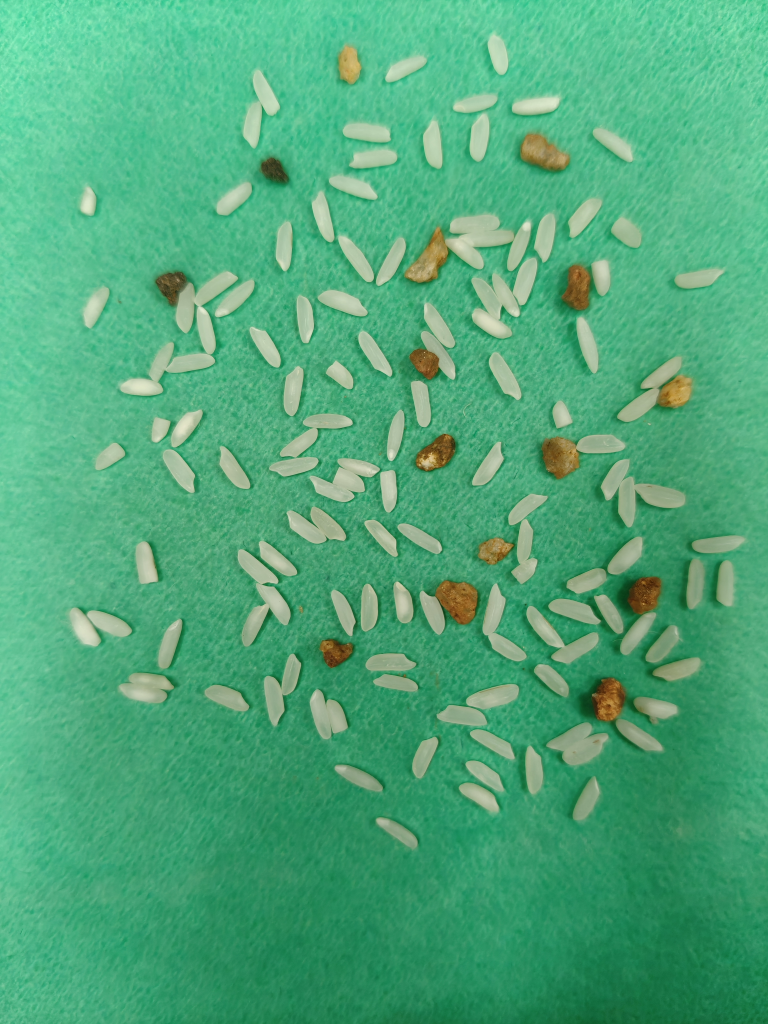
#> input picture data/rice_count/test/115 whole, 15 broken , 15 stones(1).jpg, 3072 x 4096 px (shown at 1/4 size)
$ python rice_labeler.py '../data/rice_count/test/115 whole, 15 broken , 15 stones(1).jpg'   (older library calls are emulated)
#> lines starting #> are read from the running program, lines starting #| are printed output that depends on the picture; after the words box and inside, x2 and y2 are one past the last pixel; in counts of white or black regions, pixels touching at a corner belong together
#> in label_image, im is the input picture: shape (4096, 3072, 3); mean B, G, R 122.5, 168.2, 79.1
"""
Classical auto-labeler for rice (pale) + foreign matter (brown/dark) on a green sheet.

v2 - touching / overlapping grains are separated with a *shape-aware* splitter
instead of KMeans on pixel coordinates.

Why KMeans failed
-----------------
KMeans uses round clusters, but a rice grain is a long thin ellipse, so on a clump
of elongated grains it cuts ACROSS grains.  And k = area / single-grain-area is
only a rough guess (overlapping grains hide area, broken grains are small).

What this version does
----------------------
1. Learn the grain size/shape (length, width, area) from the isolated grains of the
   SAME image, so there are no hand-tuned pixel sizes.
2. A connected component that already looks like one grain is kept as it is.
3. Otherwise fit k ELONGATED ellipses (fixed width, free position / angle / length)
   to the clump with EM, for k = 1, 2, 3 ...  The smallest k whose ellipses cover the
   clump without overshooting it wins; every pixel goes to its most likely ellipse.
4. The cut lines are snapped to the real seams / grain outlines with a
   marker-controlled watershed, and neighbouring pieces that together still look
   like ONE grain are merged back (cures over-splitting).

Same API as before:  im, inst, ref = label_image(path)   ->  inst = [(bool_mask, 'rice'|'foreign')]
Run `python rice_labeler.py photo1.jpg photo2.jpg` to get overlays (ov1.jpg, ...).
If the file name looks like "115_whole__15_broken___15_stones.jpg" the expected
counts are parsed and a warning is printed when the prediction differs
(handy for flagging bad proxy labels for manual review).
"""
import cv2
import numpy as np
from skimage.segmentation import watershed

# --------------------------------------------------------------------------- #
# 1. colour segmentation (unchanged logic from the original script)
# --------------------------------------------------------------------------- #

def segment_colour(im):
    """Return (stone_mask, rice_mask) as uint8 {0,1} arrays."""
    hsv = cv2.cvtColor(im, cv2.COLOR_BGR2HSV)
#> hsv: shape (1638, 1229, 3); mean H, S, V 72, 142.9, 168.6
    h, s, v = [x.astype(np.int32) for x in cv2.split(hsv)]
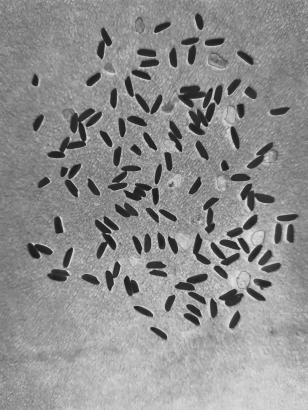
#> s: shape (1638, 1229) int32 (shown at 1/4 size); min 25, max 255, mean 142.9
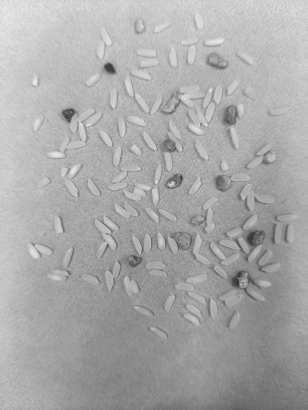
#> v: shape (1638, 1229) int32 (shown at 1/4 size); min 42, max 240, mean 168.6

    green = (h > 55) & (h < 100) & (s > 90)
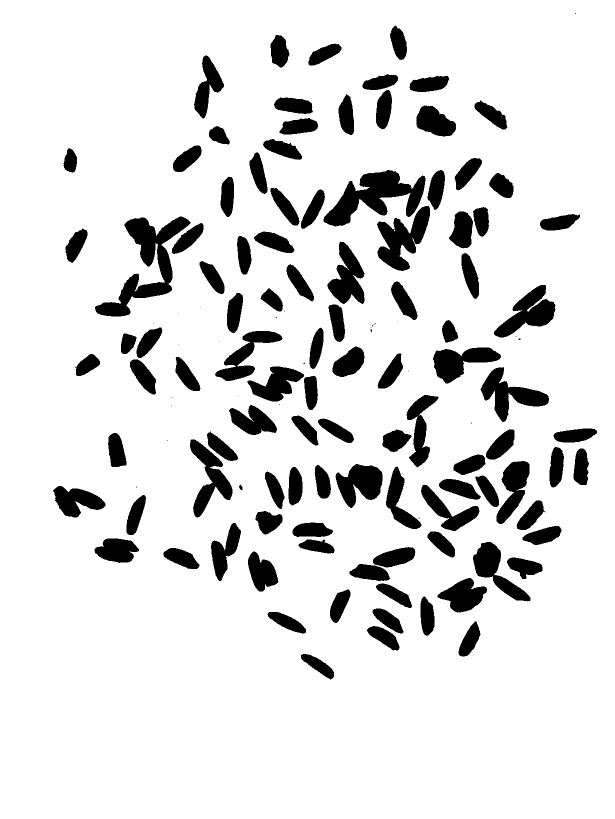
#> green: shape (1638, 1229) bool (shown at 1/2 size); 87.6% white; 130 black regions (26 under 20 px), largest, box (x1, y1, x2, y2) and area: (190, 433, 381, 633) 11708, (647, 340, 851, 453) 10428, (754, 412, 860, 542) 6749
    fg = ~green
    # stone pixels: orange/tan hue (rice hue is greenish-white) OR very dark
    stone_px = fg & (((h <= 36) & (s > 70)) | (v < 110))
#> stone_px: shape (1638, 1229) bool; 1.7% white; 40 white regions (23 under 20 px), largest, box (x1, y1, x2, y2) and area: (696, 928, 765, 999) 3459, (648, 364, 719, 453) 3038, (866, 699, 927, 767) 3007
    stone = stone_px.astype(np.uint8)
    stone = cv2.morphologyEx(stone, cv2.MORPH_CLOSE, np.ones((9, 9), np.uint8))
#> stone: shape (1638, 1229); values 0 (black) and 1 (white), 1.7% white; 33 white regions (16 under 20 px), largest, box (x1, y1, x2, y2) and area: (696, 928, 765, 999) 3540, (648, 364, 719, 453) 3054, (866, 699, 927, 767) 3023
    stone = cv2.morphologyEx(stone, cv2.MORPH_OPEN, np.ones((5, 5), np.uint8))
#> stone: shape (1638, 1229); values 0 (black) and 1 (white), 1.7% white; 16 white regions, largest, box (x1, y1, x2, y2) and area: (696, 929, 765, 999) 3533, (648, 365, 718, 452) 3046, (867, 700, 926, 766) 3011
    stone_d = cv2.dilate(stone, np.ones((7, 7), np.uint8))
#> stone_d: shape (1638, 1229); values 0 (black) and 1 (white), 2.2% white; 16 white regions, largest, box (x1, y1, x2, y2) and area: (693, 926, 768, 1002) 4403, (645, 362, 721, 455) 4024, (864, 697, 929, 769) 3797

    rice = (fg & (stone_d == 0))
#> rice: shape (1638, 1229) bool; 10.6% white; 129 white regions (32 under 20 px), largest, box (x1, y1, x2, y2) and area: (190, 433, 381, 633) 9888, (714, 340, 851, 434) 7120, (754, 412, 860, 542) 6749
    # Rice is BRIGHT and unsaturated.  The yellow-green fringe that surrounds a stone
    # (stone/sheet colour blend) is darker and more saturated -> reject it here.
    core = rice & (s < 80)
#> core: shape (1638, 1229) bool; 10.3% white; 105 white regions (9 under 20 px), largest, box (x1, y1, x2, y2) and area: (191, 434, 381, 633) 9633, (715, 341, 851, 434) 6935, (755, 412, 860, 542) 6611
    if core.sum() > 1000:
        v_rice = np.median(v[core])
#> v_rice = 186
        rice &= (v > 0.78 * v_rice)
#> rice: shape (1638, 1229) bool; 10.5% white; 134 white regions (38 under 20 px), largest, box (x1, y1, x2, y2) and area: (190, 433, 381, 633) 9881, (714, 340, 851, 434) 7115, (754, 412, 860, 542) 6735
    rice = rice.astype(np.uint8)
    rice = cv2.morphologyEx(rice, cv2.MORPH_OPEN, np.ones((5, 5), np.uint8))
#> rice: shape (1638, 1229); values 0 (black) and 1 (white), 10.4% white; 97 white regions, largest, box (x1, y1, x2, y2) and area: (191, 433, 380, 633) 9857, (717, 340, 851, 433) 7090, (755, 412, 860, 542) 6720
    rice = cv2.morphologyEx(rice, cv2.MORPH_CLOSE, np.ones((5, 5), np.uint8))
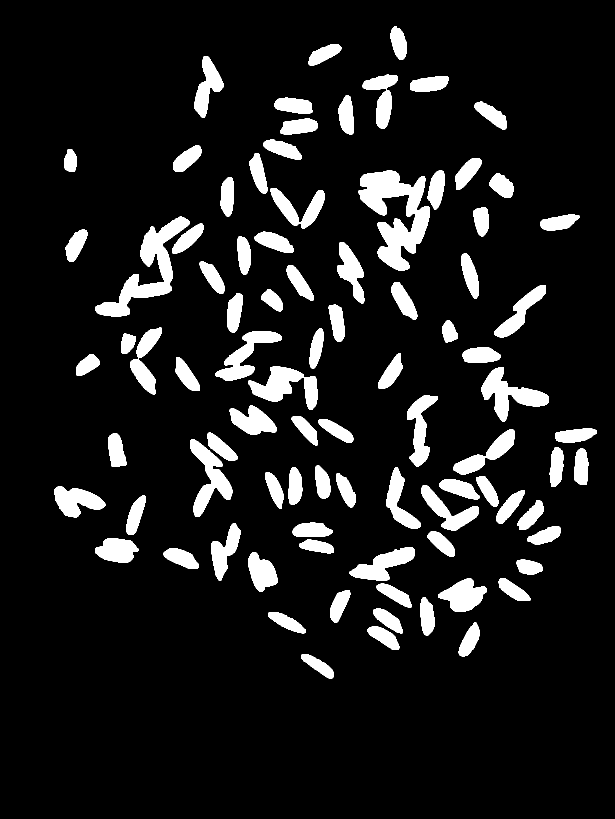
#> rice: shape (1638, 1229) (shown at 1/2 size); values 0 (black) and 1 (white), 10.5% white; 89 white regions, largest, box (x1, y1, x2, y2) and area: (717, 340, 860, 542) 14009, (191, 433, 380, 633) 10024, (962, 735, 1098, 843) 5699
    return stone, rice


# --------------------------------------------------------------------------- #
# 2. grain model learned from isolated grains
# --------------------------------------------------------------------------- #

class GrainModel:
    """Typical single (whole) grain: area, length, width and PCA std-devs."""

    def __init__(self, area, length, width, sig_l, sig_w):
        self.area, self.length, self.width = area, length, width
        self.sig_l, self.sig_w = sig_l, sig_w


def _largest_contour(mask_u8):
    cnts, _ = cv2.findContours(mask_u8, cv2.RETR_EXTERNAL, cv2.CHAIN_APPROX_SIMPLE)
    return max(cnts, key=cv2.contourArea) if cnts else None


def _shape_stats(mask_bool):
    """area, solidity, (long, short) side of min-area rect."""
    m8 = mask_bool.astype(np.uint8)
    c = _largest_contour(m8)
    if c is None or len(c) < 5:
        return 0, 0.0, 0.0, 0.0
    area = float(mask_bool.sum())
    hull = max(cv2.contourArea(cv2.convexHull(c)), 1.0)
    solidity = cv2.contourArea(c) / hull
    (_, _), (rw, rh), _ = cv2.minAreaRect(c)
    return area, solidity, max(rw, rh), min(rw, rh)


def learn_grain_model(comps, min_area):
    """comps: list of boolean masks (cropped) of connected components."""
    rows = []
    for m in comps:
        area, sol, L, W = _shape_stats(m)
        if area < min_area or W < 1:
            continue
        if sol > 0.95 and 2.2 < L / W < 6.5:
            ys, xs = np.nonzero(m)
            ev = np.linalg.eigvalsh(np.cov(np.c_[xs, ys].T))
            rows.append((area, L, W, np.sqrt(ev[1]), np.sqrt(ev[0])))
    if len(rows) >= 5:
        r = np.array(rows)
        # whole grains = the longer isolated ones (broken grains are shorter)
        keep = r[r[:, 1] >= 0.9 * np.percentile(r[:, 1], 75)]
        if len(keep) < 3:
            keep = r
        med = np.median(keep, axis=0)
        return GrainModel(*med)
    # fallback: no isolated grains found -> use smaller components
    areas = np.array(sorted(float(m.sum()) for m in comps if m.sum() >= min_area))
    a = float(np.median(areas[:max(1, int(len(areas) * 0.6))]))
    W = np.sqrt(a / (3.6 * 0.785))
    L = 3.6 * W
    return GrainModel(a, L, W, L / 3.6 * 0.9, W / 3.6 * 0.9)


# --------------------------------------------------------------------------- #
# 3. "does this piece look like one grain?"
# --------------------------------------------------------------------------- #

def single_grain_badness(mask_bool, g, scale=1.0):
    """0 = looks like one grain; grows when it is too big / wide / concave / tiny."""
    area, sol, L, W = _shape_stats(mask_bool)
    if area == 0:
        return 10.0
    a = area / (g.area * scale * scale)
    bad = 0.0
    bad += max(0.0, a - 1.30) * 3.0                       # too big for one grain
    bad += max(0.0, 0.90 - sol) * 12.0                    # concave -> glued grains
    bad += max(0.0, W / (g.width * scale) - 1.30) * 4.0   # too wide
    bad += max(0.0, L / (g.length * scale) - 1.30) * 4.0  # too long
    bad += max(0.0, 0.15 - a) * 8.0                       # tiny crumb
    return bad


SEAM_BETA = 1.0      # weight of luminance edges when snapping cuts (0 = colour seams only)
SINGLE_OK = 0.25     # badness below this == accepted as one grain


# --------------------------------------------------------------------------- #
# 4. EM with k elongated (fixed-width) ellipses
# --------------------------------------------------------------------------- #

def _kmeanspp(pts, k, rng):
    c = [pts[rng.integers(len(pts))]]
    d2 = ((pts - c[0]) ** 2).sum(1)
    for _ in range(1, k):
        p = d2 / d2.sum() if d2.sum() > 0 else None
        c.append(pts[rng.choice(len(pts), p=p)])
        d2 = np.minimum(d2, ((pts - c[-1]) ** 2).sum(1))
    return np.array(c, float)


def _logp(pts, mu, ang, sl, sw, pi):
    """log( pi_j * N(pts | ellipse j) )  ->  array (k, N). Fully vectorised."""
    d = pts[None, :, :] - mu[:, None, :]
    c, s = np.cos(ang)[:, None], np.sin(ang)[:, None]
    u = d[..., 0] * c + d[..., 1] * s            # along the grain
    v = -d[..., 0] * s + d[..., 1] * c           # across the grain
    return (np.log(pi + 1e-12)[:, None] - np.log(sl * sw)[:, None]
            - 0.5 * ((u / sl[:, None]) ** 2 + (v / sw[:, None]) ** 2))


def _em_ellipses(pts, k, sl0, sw0, rng, iters=30):
    """Mixture of k anisotropic Gaussians ("grains") with (almost) fixed width.
    Returns the fitted parameters."""
    mu = _kmeanspp(pts, k, rng)
    for _ in range(3):                                     # a few Lloyd steps
        lab = ((pts[None] - mu[:, None]) ** 2).sum(2).argmin(0)
        for j in range(k):
            if (lab == j).any():
                mu[j] = pts[lab == j].mean(0)
    ang = np.zeros(k)
    for j in range(k):
        q = pts[lab == j]
        if len(q) > 5:
            cv = np.cov(q.T)
            ang[j] = 0.5 * np.arctan2(2 * cv[0, 1], cv[0, 0] - cv[1, 1])
    sl, sw, pi = np.full(k, sl0), np.full(k, sw0), np.full(k, 1.0 / k)

    prev = -np.inf
    for _ in range(iters):
        lp = _logp(pts, mu, ang, sl, sw, pi)
        mx = lp.max(0)
        r = np.exp(lp - mx)
        tot = r.sum(0)
        ll = float((mx + np.log(tot)).sum())
        r /= tot
        nk = r.sum(1) + 1e-9
        pi = nk / nk.sum()
        mu = (r @ pts) / nk[:, None]
        d = pts[None] - mu[:, None]
        sxx = (r * d[..., 0] ** 2).sum(1) / nk + 1e-6
        syy = (r * d[..., 1] ** 2).sum(1) / nk + 1e-6
        sxy = (r * d[..., 0] * d[..., 1]).sum(1) / nk
        ang = 0.5 * np.arctan2(2 * sxy, sxx - syy)         # major-axis direction
        root = np.sqrt(((sxx - syy) / 2) ** 2 + sxy ** 2)
        l1, l2 = (sxx + syy) / 2 + root, (sxx + syy) / 2 - root
        sl = np.clip(np.sqrt(l1), 0.45 * sl0, 1.10 * sl0)
        sw = np.clip(np.sqrt(np.maximum(l2, 1e-6)), 0.80 * sw0, 1.20 * sw0)
        if ll - prev < 1e-4 * abs(ll):
            break
        prev = ll
    return mu, ang, sl, sw, pi


def _coverage_error(shape, mu, ang, sl, sw, clump, radius=2.0):
    """How well do k fixed-shape ellipses explain the clump?
    uncovered = clump pixels outside every ellipse   (k too small -> large)
    overshoot = ellipse area outside the clump       (ellipse on nothing -> large)"""
    Hs, Ws = shape
    yy, xx = np.mgrid[:Hs, :Ws]
    g = np.c_[xx.ravel(), yy.ravel()].astype(float)
    d = g[None] - mu[:, None]
    c, s = np.cos(ang)[:, None], np.sin(ang)[:, None]
    u = d[..., 0] * c + d[..., 1] * s
    v = -d[..., 0] * s + d[..., 1] * c
    inside = ((u / sl[:, None]) ** 2 + (v / sw[:, None]) ** 2) <= radius ** 2   # (k, N)
    union = inside.any(0).reshape(shape)
    unc = (clump & ~union).sum() / max(clump.sum(), 1)
    ovs = (union & ~clump).sum() / max(union.sum(), 1)
    return unc, ovs


COVER_OK = 0.19      # uncovered + overshoot below this -> k ellipses explain the clump (isolated real grains score 0.10-0.17)


def split_clump(mask_bool, g, rng, k_max=14, restarts=6, work_len=45.0, max_pts=1400):
    """Return a label image (0 = background, 1..k) for one connected clump."""
    H, W = mask_bool.shape
    sc = min(1.0, work_len / g.length)          # a grain is ~work_len px long here
    small = cv2.resize(mask_bool.astype(np.uint8), None, fx=sc, fy=sc,
                       interpolation=cv2.INTER_NEAREST).astype(bool)
    ys, xs = np.nonzero(small)
    pts = np.c_[xs, ys].astype(float)
    fit_pts = pts if len(pts) <= max_pts else pts[rng.choice(len(pts), max_pts, replace=False)]
    sl0, sw0 = g.sig_l * sc, g.sig_w * sc
    area_est = len(pts) / (g.area * sc * sc)
    k_lo = max(1, int(np.floor(area_est / 1.5)))
    k_hi = max(k_lo, min(k_max, int(np.ceil(area_est / 0.45)) + 1))

    best = (1e9, None)
    for k in range(k_lo, k_hi + 1):
        k_best = (1e9, None)
        for _ in range(restarts if k > 1 else 1):
            mu, ang, sl, sw, pi = _em_ellipses(fit_pts, k, sl0, sw0, rng)
            unc, ovs = _coverage_error(small.shape, mu, ang, sl, sw, small)
            J = unc + ovs
            if J < k_best[0]:
                k_best = (J, (mu, ang, sl, sw, pi))
            if J < COVER_OK:
                break
        J = k_best[0] + 0.01 * k              # tiny preference for fewer grains
        if J < best[0]:
            best = (J, k_best[1])
        if k_best[0] < COVER_OK:              # smallest k that explains the clump
            best = (J, k_best[1])
            break
    mu, ang, sl, sw, pi = best[1]
    lab = _logp(pts, mu, ang, sl, sw, pi).argmax(0)
    L = np.zeros(small.shape, np.int32)
    L[ys, xs] = lab + 1
    L = _clean_labels(L)
    L_full = cv2.resize(L.astype(np.float32), (W, H),
                        interpolation=cv2.INTER_NEAREST).astype(np.int32)
    L_full[~mask_bool] = 0
    return L_full


def _clean_labels(L):
    """Keep the biggest connected piece of every label; give stray pixels to a neighbour."""
    out = np.zeros_like(L)
    for j in np.unique(L):
        if j == 0:
            continue
        n, cc, st, _ = cv2.connectedComponentsWithStats((L == j).astype(np.uint8))
        if n > 1:
            big = 1 + int(np.argmax(st[1:, cv2.CC_STAT_AREA]))
            out[cc == big] = j
    stray = (L > 0) & (out == 0)
    if stray.any():
        out = watershed(np.zeros(L.shape, np.float32), out, mask=(L > 0))
    return out


# --------------------------------------------------------------------------- #
# 5. snap cuts to visible seams
# --------------------------------------------------------------------------- #

def refine_with_seams(labels, mask_bool, relief, g):
    ids = [j for j in np.unique(labels) if j]
    if len(ids) < 2:
        return labels
    r = max(1, int(round(0.18 * g.width)))
    ker = cv2.getStructuringElement(cv2.MORPH_ELLIPSE, (2 * r + 1, 2 * r + 1))
    markers = np.zeros_like(labels)
    for j in ids:
        core = cv2.erode((labels == j).astype(np.uint8), ker) > 0
        if not core.any():                      # very thin piece -> keep its centre
            core = (labels == j)
        markers[core] = j
    out = watershed(relief, markers, mask=mask_bool, compactness=0.0)
    return out


def merge_pieces(L, g, ok=SINGLE_OK, crumb=0.30):
    """Greedily re-join neighbouring pieces when together they look like ONE grain
    (fixes over-splitting), and glue crumbs (< `crumb` x grain area) to a neighbour."""
    ker = np.ones((5, 5), np.uint8)
    while True:
        ids = [j for j in np.unique(L) if j]
        if len(ids) < 2:
            return L
        masks = {j: (L == j) for j in ids}
        dil = {j: cv2.dilate(masks[j].astype(np.uint8), ker) > 0 for j in ids}
        best = None
        for a in range(len(ids)):
            for b in range(a + 1, len(ids)):
                i, j = ids[a], ids[b]
                border = int((dil[i] & masks[j]).sum())
                if border < 6:
                    continue
                union = masks[i] | masks[j]
                bad = single_grain_badness(union, g)
                small = min(masks[i].sum(), masks[j].sum()) < crumb * g.area
                if small:
                    bad = min(bad, 0.2) if union.sum() < 1.5 * g.area else bad
                if bad < ok and (best is None or bad < best[0]):
                    best = (bad, i, j)
        if best is None:
            return L
        _, i, j = best
        L[L == j] = i


# --------------------------------------------------------------------------- #
# 6. public API (same as before)
# --------------------------------------------------------------------------- #

def label_image(path, min_area=400, instance_callback=None, max_split_clusters=None,
                seed=0, use_seams=True, merge=True, return_details=False):
    im = cv2.imread(str(path))
    if im is None:
        raise ValueError(f'Could not read image: {path}')
    processing_scale = 0.4
    im = cv2.resize(im, None, fx=processing_scale, fy=processing_scale, interpolation=cv2.INTER_AREA)
    min_area = max(1, int(round(min_area * processing_scale * processing_scale)))
    stone, rice = segment_colour(im)
    rng = np.random.default_rng(seed)
    inst = []
    split_cluster_count = 0

    def emit(m, cls):
        if instance_callback:
            instance_callback(m, cls)
        else:
            inst.append((m, cls))

    # foreign matter: one instance per connected stone blob
    n, cc, stats, _ = cv2.connectedComponentsWithStats(stone)
#> cc: shape (1638, 1229) int32; 17 distinct labels, from 0 to 16
#> n = 17; stats = 17 rows, first 6: [0, 0, 1229, 1638, 1979050], [543, 75, 34, 57, 1487], [834, 215, 77, 58, 2892], [418, 253, 41, 35, 977], [648, 365, 70, 87, 3046], [899, 424, 47, 72, 2434]
    for i in range(1, n):
        if stats[i, cv2.CC_STAT_AREA] >= min_area:
            emit(cc == i, 'foreign')

    # relief for seam snapping: dark seams between grains become ridges
    lab = cv2.cvtColor(cv2.GaussianBlur(im, (0, 0), 1.5), cv2.COLOR_BGR2LAB)
#> lab: shape (1638, 1229, 3); mean of channels 0, 1, 2 160.1, 91.4, 144.1
    a_ch = lab[..., 1].astype(np.float32)
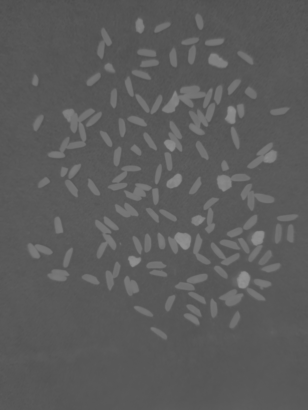
#> a_ch: shape (1638, 1229) float32 (shown at 1/4 size); min 77, max 147, mean 91.4
    gl = cv2.GaussianBlur(lab[..., 0].astype(np.float32), (0, 0), 2.0)
    grad = cv2.magnitude(cv2.Sobel(gl, cv2.CV_32F, 1, 0), cv2.Sobel(gl, cv2.CV_32F, 0, 1))
    on = rice > 0
    if on.any():
        a_n = (a_ch - np.percentile(a_ch[on], 1)) / (np.ptp(a_ch[on]) + 1e-6)
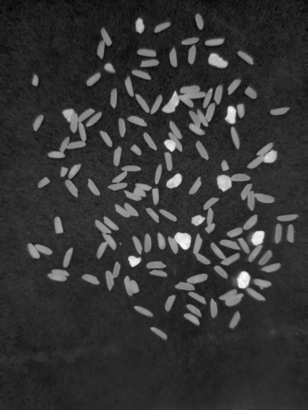
#> a_n: shape (1638, 1229) float32 (shown at 1/4 size); min -0.611, max 1.33, mean -0.21; drawn with min black and max white
        g_n = grad / (np.percentile(grad[on], 99) + 1e-6)
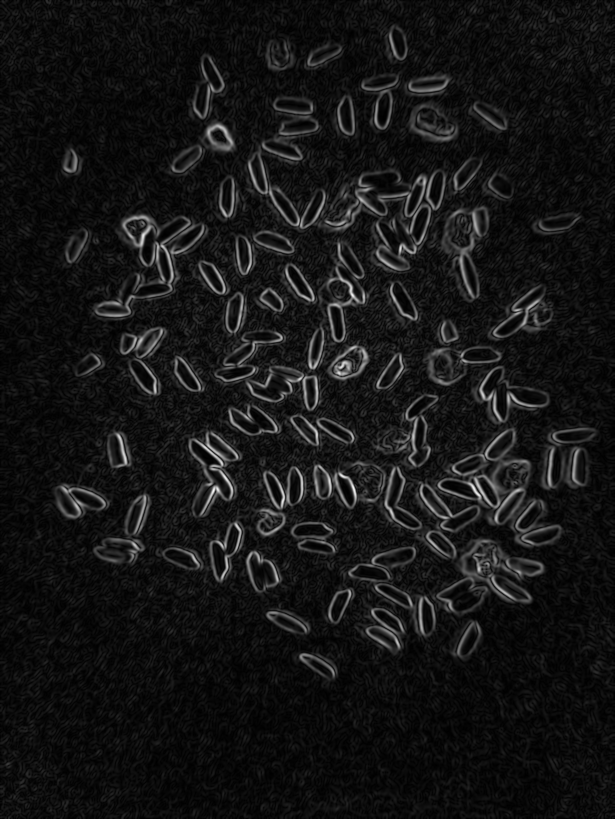
#> g_n: shape (1638, 1229) float32 (shown at 1/2 size); min 0, max 1.47, mean 0.124; drawn with min black and max white
    else:
        a_n, g_n = a_ch * 0, grad * 0
    # valleys of greenness (dark seams) and luminance edges (grain outlines in a pile)
    relief_full = (-a_n + SEAM_BETA * g_n).astype(np.float32)
    pad = 4
    relief_pad = np.pad(relief_full, pad, mode='edge')
#> (the rest of the program and of its run is left out)
